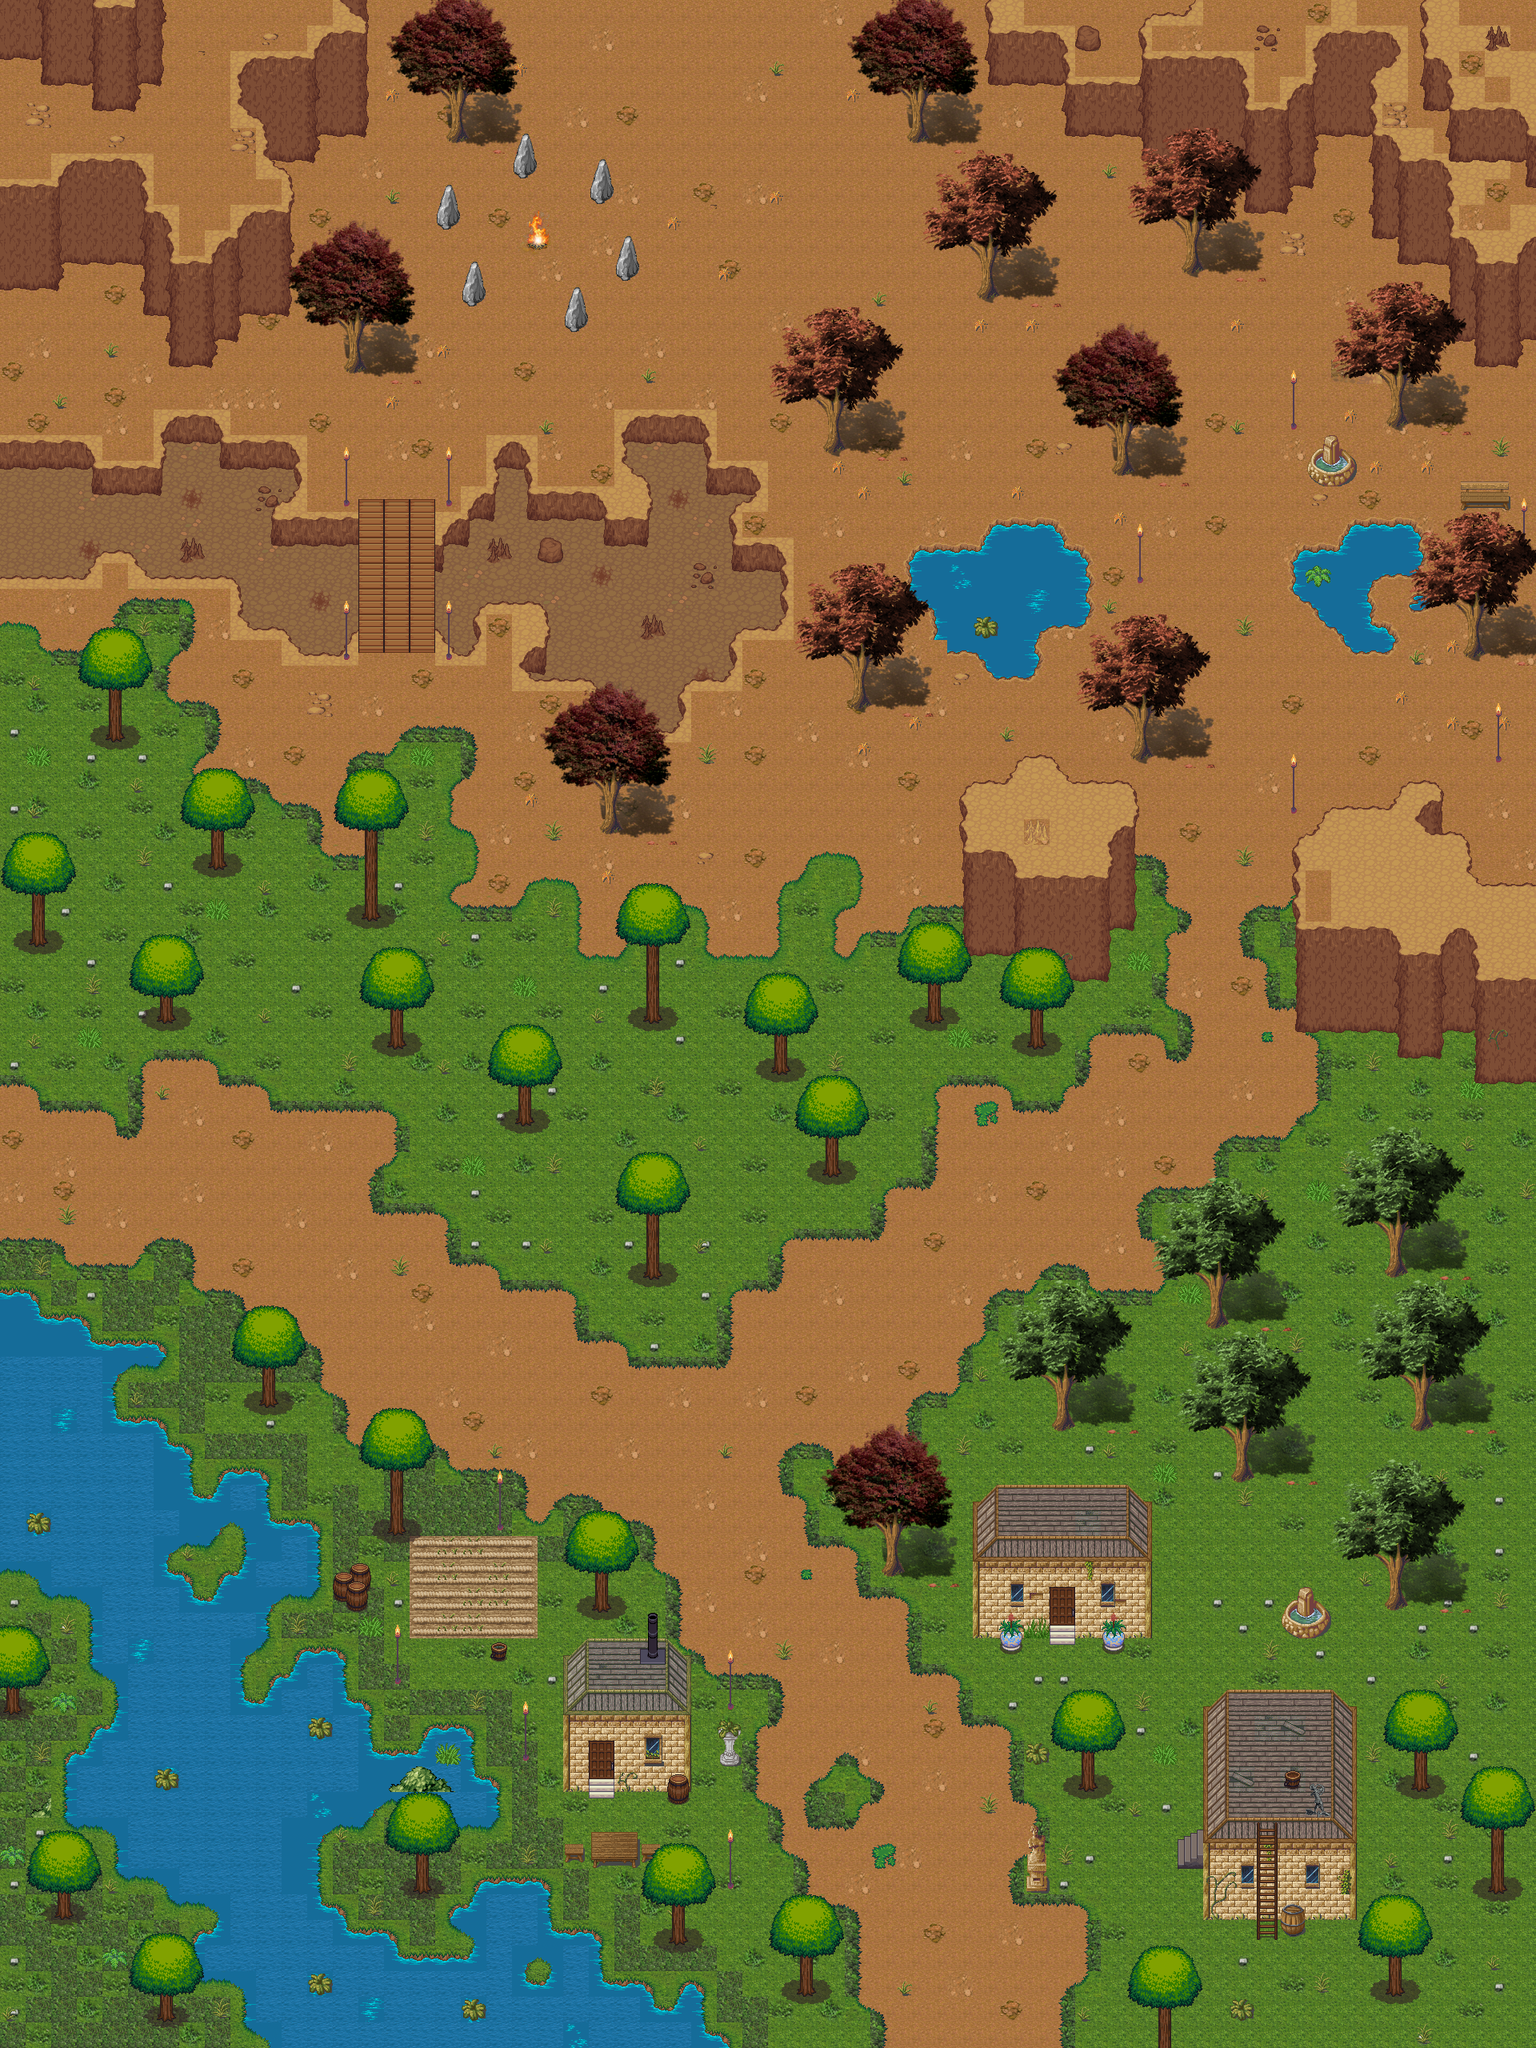

A 2D game scene composited from a Tiled map and its tileset images. What follows is a short description and the map's XML, with each tile layer's data collapsed to a summary:
An orthogonal 60x80 tile map with 32x32 px tiles, 9 tile layers (Colisiones, BaseTerreno back, SuperficieTerreno back, DetalleTerreno back, ...), 9 tilesets.

<map version="1.0" orientation="orthogonal" width="60" height="80" tilewidth="32" tileheight="32">
 <tileset firstgid="1" name="colision" tilewidth="32" tileheight="32">
  <image source="data/colision.png" width="128" height="32" />
 </tileset>
 <tileset firstgid="5" name="magecity_0" tilewidth="32" tileheight="32">
  <image source="data/magecity_0.png" width="256" height="1450" />
 </tileset>
 <tileset firstgid="365" name="Objetos" tilewidth="32" tileheight="32">
  <image source="data/Objetos.png" width="800" height="600" />
 </tileset>
 <tileset firstgid="815" name="Objetos2" tilewidth="32" tileheight="32">
  <image source="data/Objetos2.png" width="800" height="600" />
 </tileset>
 <tileset firstgid="1265" name="Objetos3" tilewidth="32" tileheight="32">
  <image source="data/Objetos3.png" width="800" height="800" />
 </tileset>
 <tileset firstgid="1890" name="mountain_landscape_21" tilewidth="32" tileheight="32">
  <image source="data/mountain_landscape_21.png" width="512" height="512" />
 </tileset>
 <tileset firstgid="2146" name="terreno" tilewidth="32" tileheight="32">
  <image source="data/terreno.png" width="576" height="384" />
 </tileset>
 <tileset firstgid="2362" name="terreno2" tilewidth="32" tileheight="32">
  <image source="data/terreno2.png" width="576" height="384" />
 </tileset>
 <tileset firstgid="2578" name="arbolheroe" tilewidth="32" tileheight="32">
  <image source="data/arbolheroe.png" width="256" height="1450" />
 </tileset>
 <layer name="Colisiones" width="60" height="80">
  <data>[4800 cells, 449 non-empty, 1 distinct tile ids]</data>
 </layer>
 <layer name="BaseTerreno back" width="60" height="80">
  <data>[4800 cells, 4765 non-empty, 37 distinct tile ids]</data>
 </layer>
 <layer name="SuperficieTerreno back" width="60" height="80">
  <data>[4800 cells, 1407 non-empty, 114 distinct tile ids]</data>
 </layer>
 <layer name="DetalleTerreno back" width="60" height="80">
  <data>[4800 cells, 380 non-empty, 44 distinct tile ids]</data>
 </layer>
 <layer name="BaseConstruccion back" width="60" height="80">
  <data>[4800 cells, 172 non-empty, 51 distinct tile ids]</data>
 </layer>
 <layer name="SuperficieConstruccion back" width="60" height="80">
  <data>[4800 cells, 45 non-empty, 25 distinct tile ids]</data>
 </layer>
 <layer name="DetallesCostruccion back" width="60" height="80">
  <data>[4800 cells, 17 non-empty, 11 distinct tile ids]</data>
 </layer>
 <layer name="CapaSuperior front" width="60" height="80">
  <data>[4800 cells, 148 non-empty, 32 distinct tile ids]</data>
 </layer>
 <layer name="CapaSuperior2 front" width="60" height="80">
  <data>[4800 cells, 825 non-empty, 121 distinct tile ids]</data>
 </layer>
</map>
